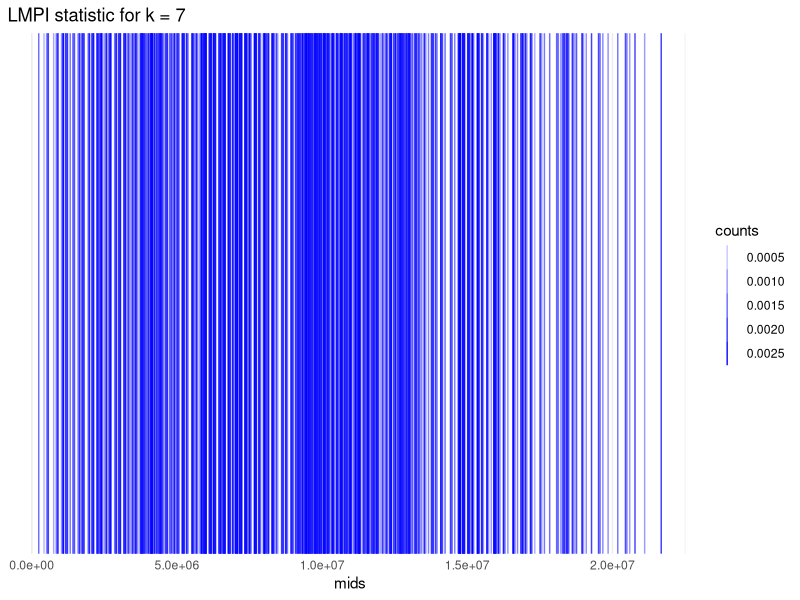
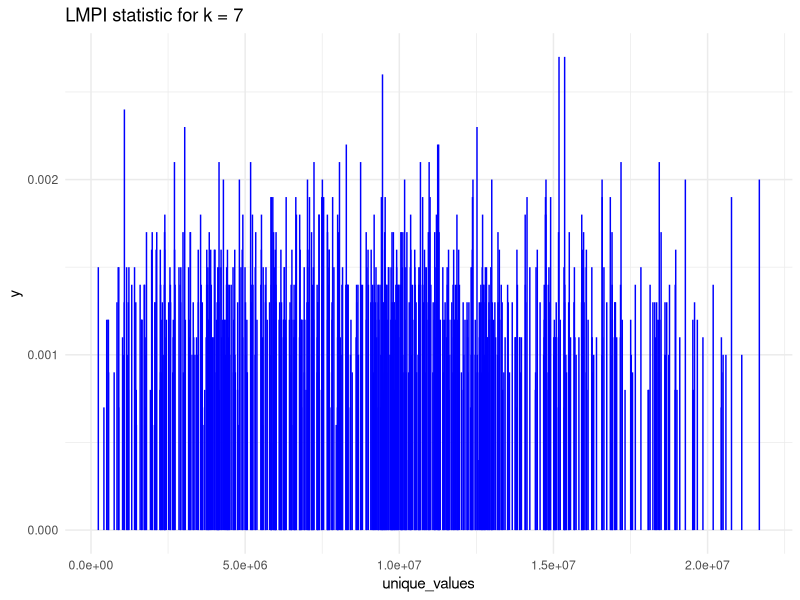
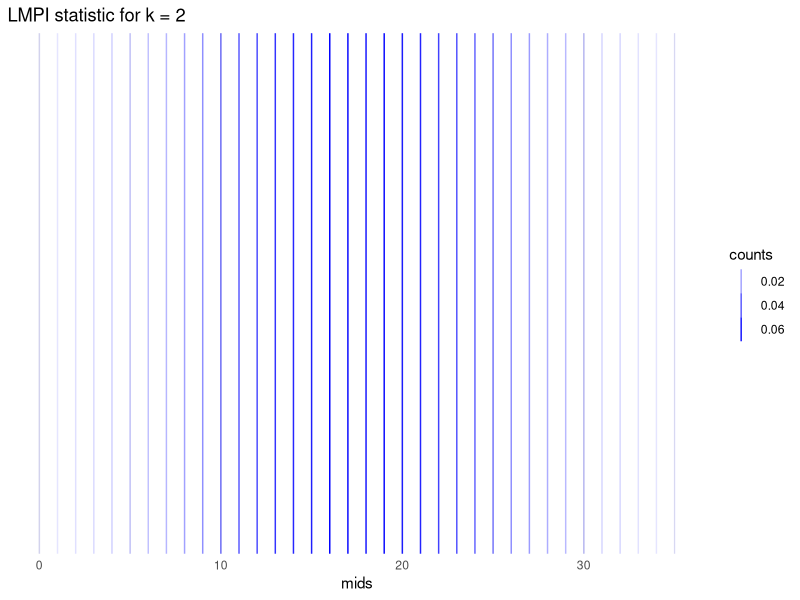
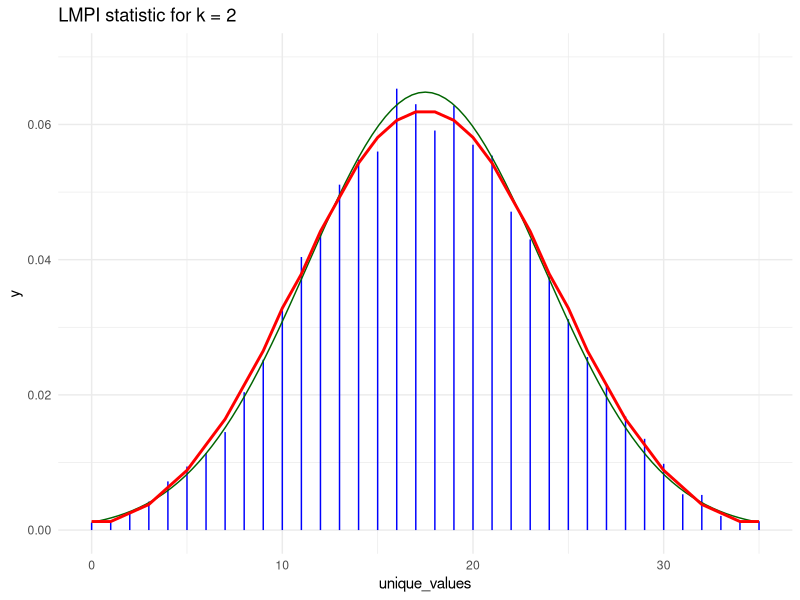
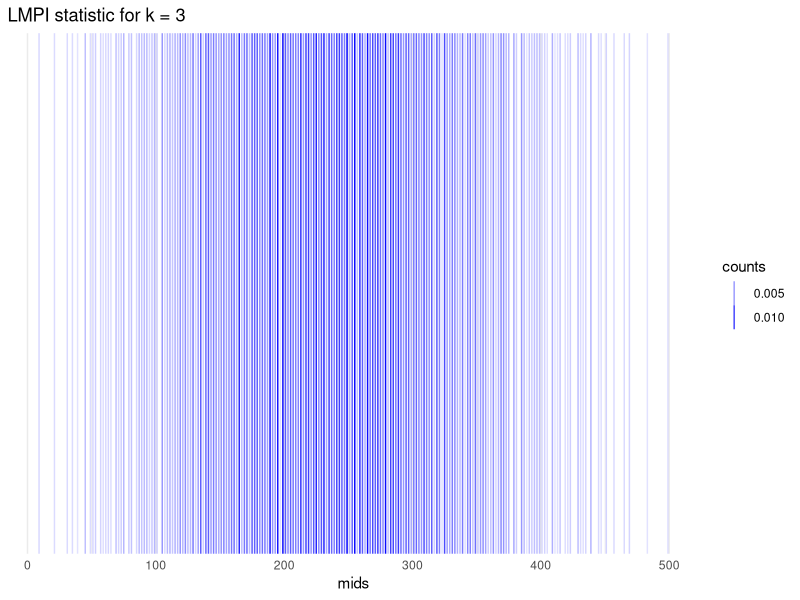
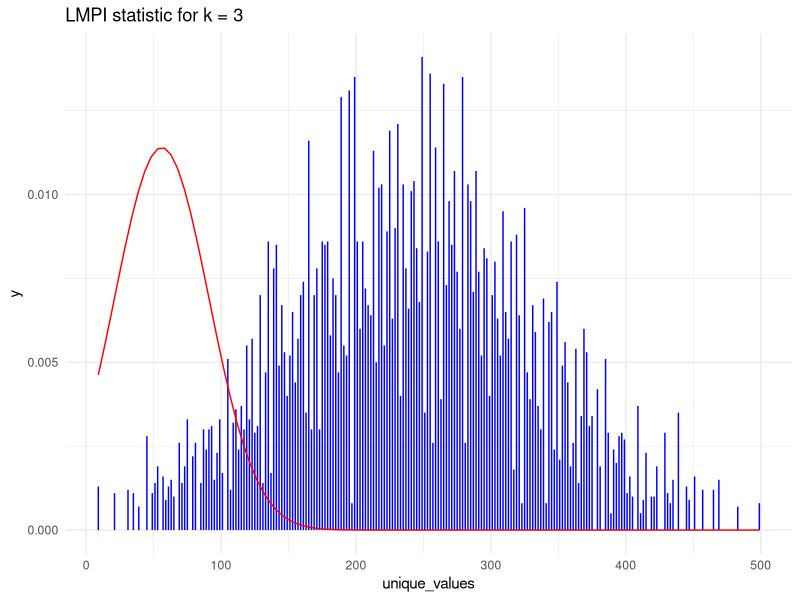

R code for these plots, in order:

# SIMULATE T_k STATISTICS PERMUTATION DITRIBUTION

# Library and functions
library(ggplot2)

compute.Tk = function(k, rank.test){
  unsummed = sapply(0:(k-2), function(h) rank.test+h)
  Tk = sum(apply(unsummed, MARGIN = 1, FUN = prod))
  return(Tk)
}


# Data
x = c(5.42, 5.86, 6.16, 6.55, 6.8, 7, 7.11)
y = c(6.51, 7.56, 7.61, 7.84, 11.5)
z = sort(c(x,y), decreasing = F)

m = length(x); n = length(y); N = length(z)

# Compute the value of the T_k (k=7) statistic on rank.y
rank.y = sapply(1:n, function(i) which(z==y[i]))
compute.Tk(k=7, rank.test = rank.y)

# Compute permutation distribution of Uk statistic
B=10^4



# -------------------------------------- k = 7 ----------------------------------------------
Tk.perm = replicate(B, compute.Tk(k=7, rank.test = sample(1:N, n)))

unique.values = unique(Tk.perm)
freqs = sapply(unique.values, function(i) sum(Tk.perm==i)/length(Tk.perm))

# plot 1
df <- data.frame(mids = unique.values, counts = freqs)
ggplot(df, aes(x = mids)) +
  geom_vline(aes(xintercept = mids, alpha = counts), color = "blue") +
  scale_alpha_continuous(range = c(0.1, 1)) +
  ggtitle("LMPI statistic for k = 7") +
  theme_minimal()

# plot 2
df <- data.frame(unique_values = unique.values, freqs = freqs)
ggplot(df, aes(x = unique_values, yend = freqs)) +
  geom_segment(aes(xend = unique_values, y = 0), color = "blue") +
  scale_y_continuous(limits = c(0, max(df$freqs))) +
  ggtitle("LMPI statistic for k = 7") +
  theme_minimal()


# -------------------------------- k = 2 --------------------------------------------
Tk.perm <- replicate(B, compute.Tk(k = 2, rank.test = sample(1:N, n))) - n * (n + 1) / 2

unique.values = sort(unique(Tk.perm), decreasing = F)

freqs = sapply(unique.values, function(i) sum(Tk.perm==i)/length(Tk.perm))

# plot 1
df <- data.frame(mids = unique.values, counts = freqs)
ggplot(df, aes(x = mids)) +
  geom_vline(aes(xintercept = mids, alpha = counts), color = "blue") +
  scale_alpha_continuous(range = c(0.1, 1)) +
  ggtitle("LMPI statistic for k = 2") +
  theme_minimal()

# plot 2
df <- data.frame(unique_values = unique.values, freqs = freqs)
ggplot(df, aes(x = unique_values, yend = freqs)) +
  geom_segment(aes(xend = unique_values, y = 0), color = "blue") +
  scale_y_continuous(limits = c(0, 0.07)) + #limits = c(0, max(df$freqs))
  ggtitle("LMPI statistic for k = 2") +
  stat_function(fun = dnorm, args = list(mean = m*n/2, sd = sqrt((m*n*(m+n+1))/12)), color = "darkgreen") +
  geom_line(data = data.frame(x = unique.values, y = dwilcox(unique.values, m, n)), aes(x = x, y = y), color = "red", size = 1) +
  theme_minimal()



# ----------------------------------- k = 3 -----------------------------------------------
Tk.perm = replicate(B, compute.Tk(k=3, rank.test = sample(1:N, n))) - 3*n*(n-1) -1

unique.values = unique(Tk.perm)
freqs = sapply(unique.values, function(i) sum(Tk.perm==i)/length(Tk.perm))

# plot 1
df <- data.frame(mids = unique.values, counts = freqs)
ggplot(df, aes(x = mids)) +
  geom_vline(aes(xintercept = mids, alpha = counts), color = "blue") +
  scale_alpha_continuous(range = c(0.1, 1)) +
  ggtitle("LMPI statistic for k = 3") +
  theme_minimal()

# Approximate standard normal
z11 = 4/45*m^4+16/45*m^3+29/90*m^2+13/30*m-1/5
z12 = 4/45*m^4+16/45*m^3+19/45*m^2+2/15*m

theta = (m+m*(m-1)/3)
variance = (m*z11+z12/n)/n^2

# Approximate standard normal
z11 = 4/45*N^4+16/45*N^3+29/90*N^2+13/30*N-1/5
z12 = 4/45*N^4+16/45*N^3+19/45*N^2+2/15*N

theta = (N+N*(N-1)/3)
variance = (N*z11+z12/n)/n^2
#quantiles = stats::qnorm(alpha, mean=theta, sd = sqrt(variance), lower.tail = F)

# plot 2
df <- data.frame(unique_values = unique.values, freqs = freqs)
ggplot(df, aes(x = unique_values, yend = freqs)) +
  geom_segment(aes(xend = unique_values, y = 0), color = "blue") +
  scale_y_continuous(limits = c(0, max(df$freqs))) +
  ggtitle("LMPI statistic for k = 3") +
  stat_function(fun = dnorm, args = list(mean = theta, sd = sqrt(variance)), color = "red") +
  theme_minimal()


